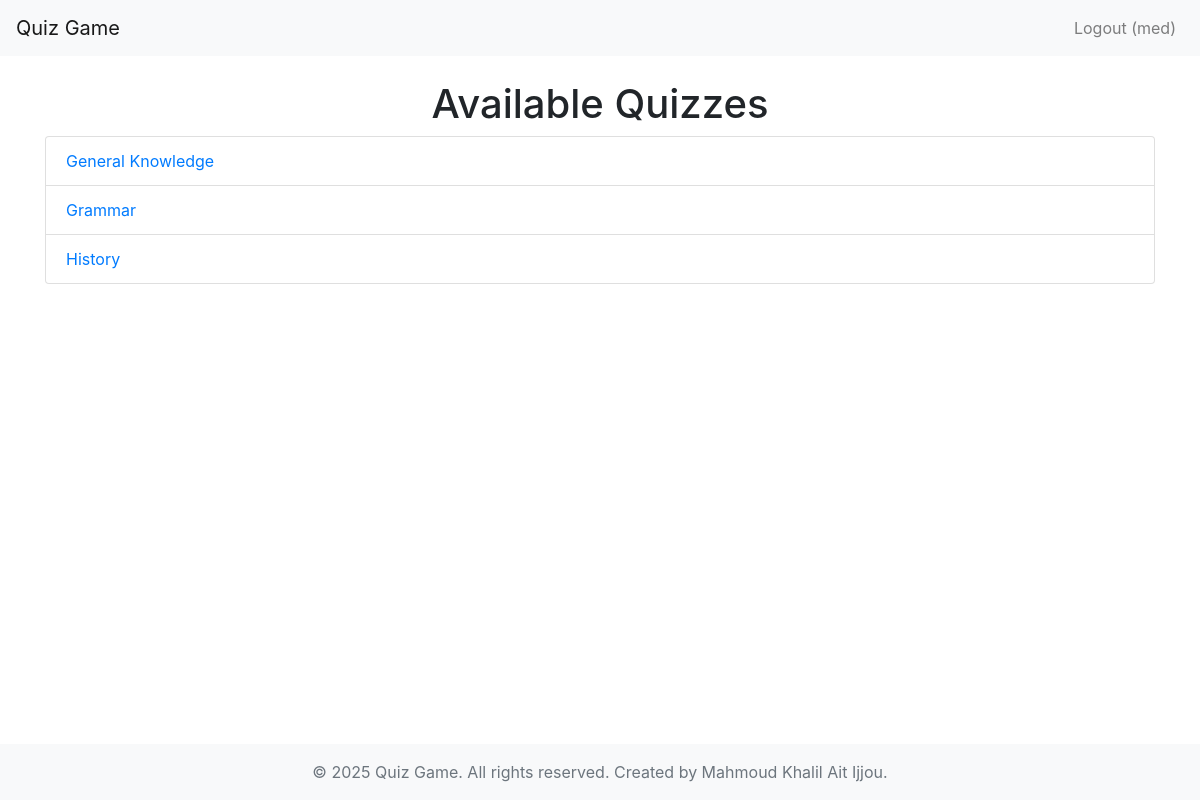
The page / (signed in) on the database its author committed.
### quiz/models.py (models this page shows, shortened)
class Quiz(models.Model):
    title = models.CharField(max_length=200)
    description = models.TextField()

### quiz/views.py (the view)
# urls.py: 2. Add a URL to urlpatterns:  path('', views.home, name='home')
def home(request):
    quizzes = Quiz.objects.all()
    return render(request, 'home.html', {'quizzes': quizzes})

### templates/home.html
{% extends 'base.html' %}
{% block content %}
<h1 class="text-center">Available Quizzes</h1>
<ul class="list-group">
    {% for quiz in quizzes %}
        <li class="list-group-item"><a href="{% url 'take_quiz' quiz.id %}">{{ quiz.title }}</a></li>
    {% endfor %}
</ul>
{% endblock %}

### templates/base.html (shortened to what this page needs)
<!DOCTYPE html>
<html>
<head>
    <link rel="stylesheet" href="https://stackpath.bootstrapcdn.com/bootstrap/4.3.1/css/bootstrap.min.css">
</head>
<body>
    <nav class="navbar navbar-expand-lg navbar-light bg-light">
        <a class="navbar-brand" href="{% url 'home' %}">Quiz Game</a>
        <div class="collapse navbar-collapse">
            <ul class="navbar-nav ml-auto">
                {% if user.is_authenticated %}
                    <li class="nav-item">
                        <a class="nav-link" href="{% url 'logout' %}">Logout ({{ user.username }})</a>
                    </li>
                {% endif %}
            </ul>
        </div>
    </nav>
    <div class="container mt-4">
        {% block content %}{% endblock %}
    </div>
    <footer class="footer mt-auto py-3 bg-light">
        <div class="container text-center">
            <span class="text-muted">&copy; 2025 Quiz Game. All rights reserved. Created by Mahmoud Khalil Ait Ijjou.</span>
        </div>
    </footer>
</body>
</html>

### templates/base.html (style rules this page uses)
html, body { height: 100%; }
body { display: flex; flex-direction: column; }
.container { flex: 1; }

### rows shown on the page
Quiz: title "General Knowledge"
Quiz: title "Grammar"
Quiz: title "History"

### other values the page prints
{{ user.username }} "med"
